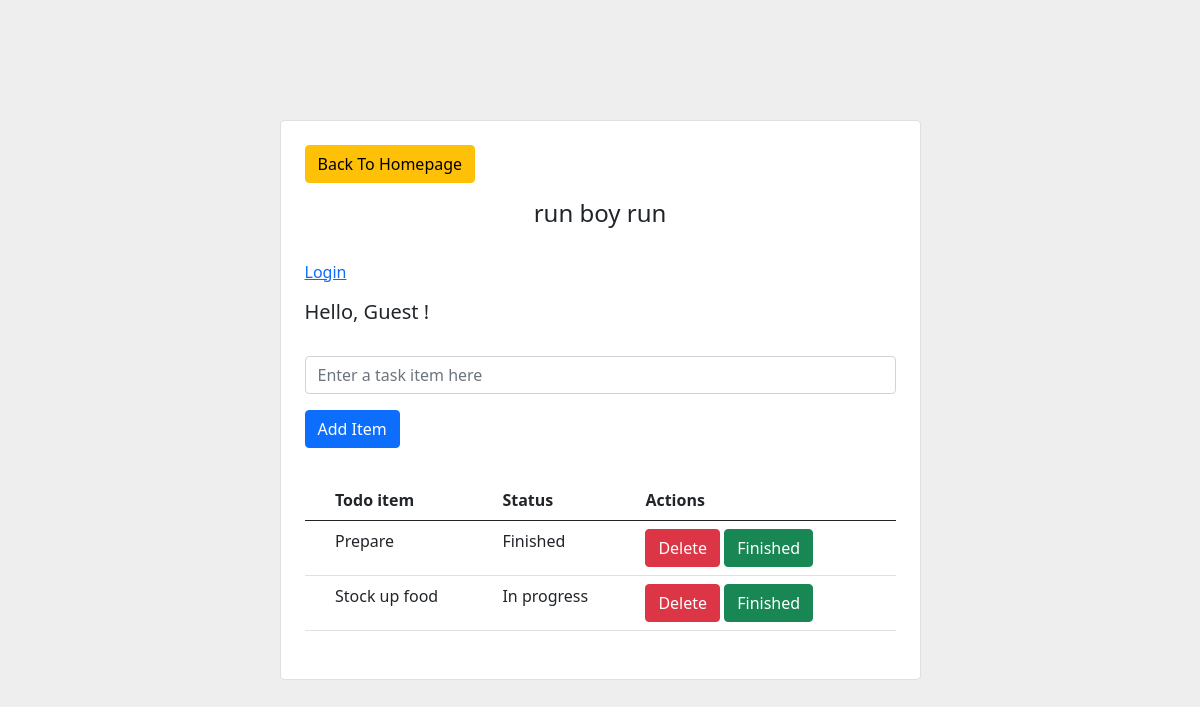
Page /todolistpage/15 on the committed database.
### todoapp/models.py (models this page shows)
class TodoList(models.Model):
    name = models.CharField(max_length=110, unique=True)

class TodoListItem(models.Model):
    content = models.TextField()
    status = models.BooleanField(default=False)
    todo = models.ForeignKey(TodoList, on_delete=models.CASCADE)

### todoapp/views.py (the view)
# urls.py: path('todolistpage/<int:i>', todolistpage, name='todolistpage'),
def todolistpage(request, i):
    todo = TodoList.objects.get(id=i)
    todo_items = TodoListItem.objects.filter(todo=todo)
    return render(request, 'todolist.html', {'todo_items': todo_items, 'todo':todo})

### templates/todolist.html (shortened to what this page needs)
<!DOCTYPE html>
<html lang="en">
    <head>
        <link href="https://cdn.jsdelivr.net/npm/bootstrap@5.0.2/dist/css/bootstrap.min.css" rel="stylesheet">
    </head>
    <body>
        <section class="vh-100" style="background-color: #eee;">
  <div class="container py-5 h-100">
    <div class="row d-flex justify-content-center align-items-center h-100">
      <div class="col col-lg-9 col-xl-7">
        <div class="card rounded-3">
          <div class="card-body p-4">
            <a href="{% url 'home' %}"><button type="button" class="btn btn-warning">Back To Homepage</button></a>
            <h4 class="text-center my-3 pb-3">{{todo.name}}</h4>
            <div class="text-left">
                {% if user.is_authenticated %}
                    <a href="{% url 'logout' %}">Logout</a>
                    <a href="{% url 'password_change' %}">Change Password</a>
                {% else %}
                    <a href="{% url 'login' %}">Login</a>
                {% endif %}
            </div>
            <h5 class="text-right my-3 pb-3">Hello, {{user.username|default:'Guest'}} !</h5>
            <form action="{% url 'additem' i=todo.id %}" method="post" class="row row-cols-lg-auto g-3 justify-content-center align-items-center mb-4 pb-2">
              <div class="col-12">
                <div class="form-outline">
                  <input type="text" id="form1" name="content" class="form-control" placeholder="Enter a task item here" />
                </div>
              </div>
              <div class="col-12">
                <button type="submit" class="btn btn-primary">Add Item</button>
              </div>
            </form>
            <table class="table mb-4">
              <thead>
                <tr>
                  <th scope="col">  </th>
                  <th scope="col">Todo item</th>
                  <th scope="col">Status</th>
                  <th scope="col">Actions</th>
                </tr>
              </thead>
              <tbody>
                {% for listitem in todo_items %}
                <tr>
                  <th scope="row"></th>
                  <td>{{listitem.content}}</td>
                  <td>{% if listitem.status == True %}Finished{% else %}In progress{% endif %}</td>
                  <td>
                    <form action="{% url 'deleteitem' i=listitem.id %}" style="display:inline">
                        <button type="submit" class="btn btn-danger">Delete</button>
                    </form>
                    <form action="{% url 'updateitem' i=listitem.id %}" style="display:inline">
                        <button type="submit" class="btn btn-success">Finished</button>
                    </form>
                  </td>
                </tr>
                {% endfor %}
              </tbody>
            </table>
          </div>
        </div>
      </div>
    </div>
  </div>
</section>
    </body>
</html>

### rows in the picture
TodoList: name "run boy run"
TodoListItem: content "Prepare", status "Finished"
TodoListItem: content "Stock up food", status "In progress"

### other values in the picture
{{ user.username|default:'Guest' }} "Guest"
